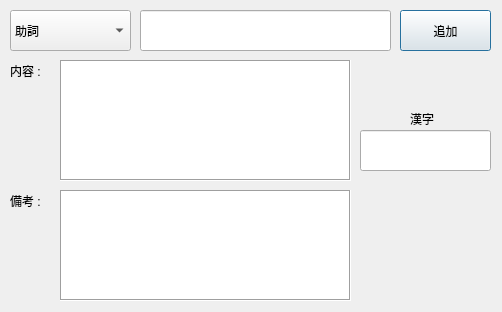
<?xml version="1.0" encoding="UTF-8"?>
<ui version="4.0">
 <class>add_kotoba</class>
 <widget class="QDialog" name="add_kotoba">
  <property name="geometry">
   <rect>
    <x>0</x>
    <y>0</y>
    <width>502</width>
    <height>312</height>
   </rect>
  </property>
  <property name="windowTitle">
   <string>見出し語追加</string>
  </property>
  <property name="windowIcon">
   <iconset resource="resource.qrc">
    <normaloff>:/imgs/icon.png</normaloff>:/imgs/icon.png</iconset>
  </property>
  <widget class="QComboBox" name="cb">
   <property name="geometry">
    <rect>
     <x>10</x>
     <y>10</y>
     <width>121</width>
     <height>41</height>
    </rect>
   </property>
   <item>
    <property name="text">
     <string>助詞</string>
    </property>
   </item>
   <item>
    <property name="text">
     <string>名詞</string>
    </property>
   </item>
   <item>
    <property name="text">
     <string>動詞</string>
    </property>
   </item>
   <item>
    <property name="text">
     <string>形容詞</string>
    </property>
   </item>
   <item>
    <property name="text">
     <string>副詞</string>
    </property>
   </item>
   <item>
    <property name="text">
     <string>その外</string>
    </property>
   </item>
  </widget>
  <widget class="QLineEdit" name="kotoba_line">
   <property name="geometry">
    <rect>
     <x>140</x>
     <y>10</y>
     <width>251</width>
     <height>41</height>
    </rect>
   </property>
  </widget>
  <widget class="QPushButton" name="add_btn">
   <property name="geometry">
    <rect>
     <x>400</x>
     <y>10</y>
     <width>91</width>
     <height>41</height>
    </rect>
   </property>
   <property name="text">
    <string>追加</string>
   </property>
  </widget>
  <widget class="QLabel" name="label">
   <property name="geometry">
    <rect>
     <x>10</x>
     <y>60</y>
     <width>41</width>
     <height>21</height>
    </rect>
   </property>
   <property name="text">
    <string>内容 :</string>
   </property>
  </widget>
  <widget class="QTextEdit" name="imi_line">
   <property name="geometry">
    <rect>
     <x>60</x>
     <y>60</y>
     <width>291</width>
     <height>121</height>
    </rect>
   </property>
   <property name="frameShape">
    <enum>QFrame::Shape::Box</enum>
   </property>
  </widget>
  <widget class="QLabel" name="label_2">
   <property name="geometry">
    <rect>
     <x>410</x>
     <y>110</y>
     <width>41</width>
     <height>17</height>
    </rect>
   </property>
   <property name="text">
    <string>漢字</string>
   </property>
  </widget>
  <widget class="QLineEdit" name="kanji_line">
   <property name="geometry">
    <rect>
     <x>360</x>
     <y>130</y>
     <width>131</width>
     <height>41</height>
    </rect>
   </property>
  </widget>
  <widget class="QLabel" name="label_3">
   <property name="geometry">
    <rect>
     <x>10</x>
     <y>192</y>
     <width>41</width>
     <height>17</height>
    </rect>
   </property>
   <property name="text">
    <string>備考 :</string>
   </property>
  </widget>
  <widget class="QTextEdit" name="bikou_line">
   <property name="geometry">
    <rect>
     <x>60</x>
     <y>190</y>
     <width>291</width>
     <height>111</height>
    </rect>
   </property>
   <property name="frameShape">
    <enum>QFrame::Shape::Box</enum>
   </property>
  </widget>
 </widget>
 <resources>
  <include location="resource.qrc"/>
 </resources>
 <connections/>
</ui>
